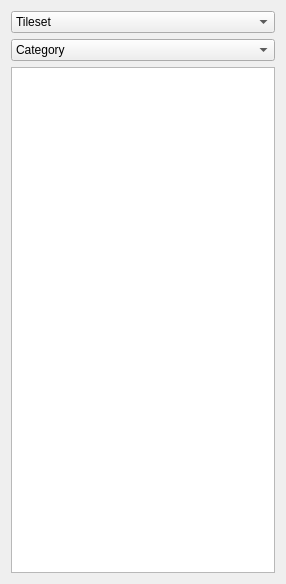
<?xml version="1.0" encoding="UTF-8"?>
<ui version="4.0">
 <class>DoodadPalette</class>
 <widget class="QWidget" name="DoodadPalette">
  <property name="geometry">
   <rect>
    <x>0</x>
    <y>0</y>
    <width>286</width>
    <height>584</height>
   </rect>
  </property>
  <property name="windowTitle">
   <string>DoodadPalette</string>
  </property>
  <layout class="QVBoxLayout" name="verticalLayout">
   <item>
    <widget class="QComboBox" name="category">
     <property name="currentText">
      <string>Tileset</string>
     </property>
     <item>
      <property name="text">
       <string>Tileset</string>
      </property>
     </item>
    </widget>
   </item>
   <item>
    <widget class="QComboBox" name="tileset">
     <item>
      <property name="text">
       <string>Category</string>
      </property>
     </item>
    </widget>
   </item>
   <item>
    <widget class="QListView" name="doodadListView"/>
   </item>
  </layout>
 </widget>
 <layoutdefault spacing="6" margin="11"/>
 <resources/>
 <connections/>
</ui>
